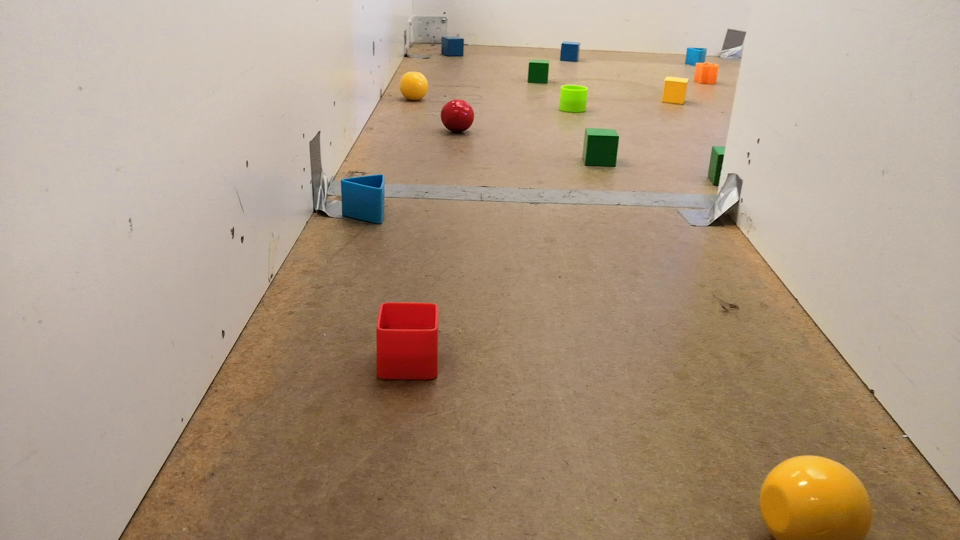
#> input picture DL_training/KERAS_model/1001.jpg, 1920 x 1080 px, given in place of the camera (shown at 1/2 size)
$ python set_live_hsv_params.py
#> lines starting #> are read from the running program, lines starting #| are printed output that depends on the picture; after the words box and inside, x2 and y2 are one past the last pixel; in counts of white or black regions, pixels touching at a corner belong together
#import the necessary packages
import cv2
import numpy as np
#'optional' argument is required for trackbar creation parameters
def nothing():
    pass

#Capture video from the stream
cap = cv2.VideoCapture(0)
cv2.namedWindow('Colorbars') #Create a window named 'Colorbars'

#assign strings for ease of coding
hh='Hue High'
hl='Hue Low'
sh='Saturation High'
sl='Saturation Low'
vh='Value High'
vl='Value Low'
wnd = 'Colorbars'
#Begin Creating trackbars for each
cv2.createTrackbar(hl, wnd,0,179,nothing)
#> slider 'Hue Low' is set to 35
cv2.createTrackbar(hh, wnd,0,179,nothing)
#> slider 'Hue High' is set to 179
cv2.createTrackbar(sl, wnd,0,255,nothing)
#> slider 'Saturation Low' is set to 51
cv2.createTrackbar(sh, wnd,0,255,nothing)
#> slider 'Saturation High' is set to 255
cv2.createTrackbar(vl, wnd,0,255,nothing)
#> slider 'Value Low' is set to 51
cv2.createTrackbar(vh, wnd,0,255,nothing)
#> slider 'Value High' is set to 255

#begin our 'infinite' while loop
while(1):
    #read the streamed frames (we previously named this cap)
    _,frame=cap.read()
#> frame is the input picture: shape (1080, 1920, 3); mean B, G, R 130.6, 151.8, 172.2
    #frame = cv2.imread('2200.jpg')

    #it is common to apply a blur to the frame
    frame=cv2.GaussianBlur(frame,(5,5),0)
    frame = cv2.resize(frame, (640,480))
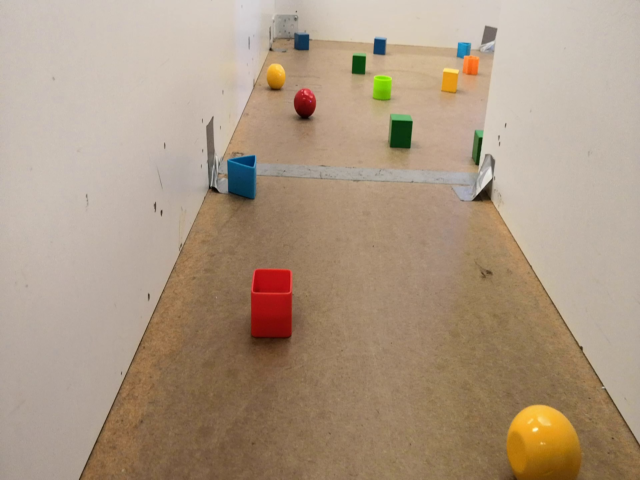
#> frame: shape (480, 640, 3); mean B, G, R 130.6, 151.8, 172.2
    #convert from a BGR stream to an HSV stream
    hsv=cv2.cvtColor(frame, cv2.COLOR_BGR2HSV)
#> hsv: shape (480, 640, 3); mean H, S, V 16.4, 68.6, 172.9

    #read trackbar positions for each trackbar
    hul=cv2.getTrackbarPos(hl, wnd)
    huh=cv2.getTrackbarPos(hh, wnd)
    sal=cv2.getTrackbarPos(sl, wnd)
    sah=cv2.getTrackbarPos(sh, wnd)
    val=cv2.getTrackbarPos(vl, wnd)
    vah=cv2.getTrackbarPos(vh, wnd)

    #make array for final values
    HSVLOW=np.array([hul,sal,val])
    HSVHIGH=np.array([huh,sah,vah])

    #create a mask for that range
    mask = cv2.inRange(hsv,HSVLOW, HSVHIGH)
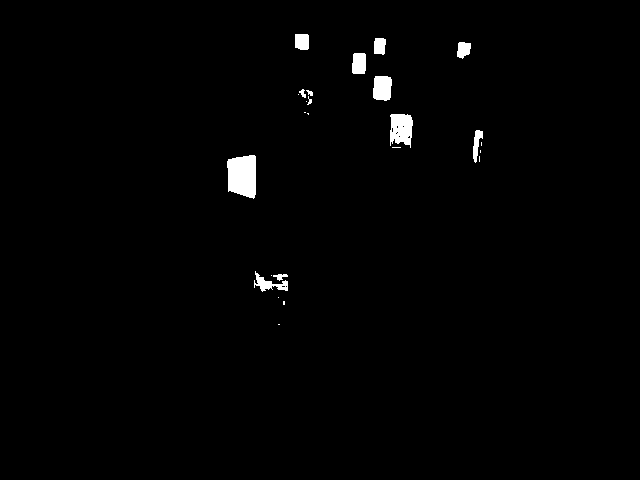
#> mask: shape (480, 640); 1.2% white; 25 white regions (12 under 20 px), largest, box (x1, y1, x2, y2) and area: (227, 155, 256, 199) 1077, (390, 114, 413, 148) 615, (373, 76, 392, 101) 419
    res = cv2.bitwise_and(frame,frame, mask =mask)

    cv2.imshow(wnd, res)
    k = cv2.waitKey(5) and 0xFF
#> (key q is pressed here)
    if k == ord('q'):
        break

cv2.destroyAllWindows()

$ run again, on DL_training/KERAS_model/1370.jpg
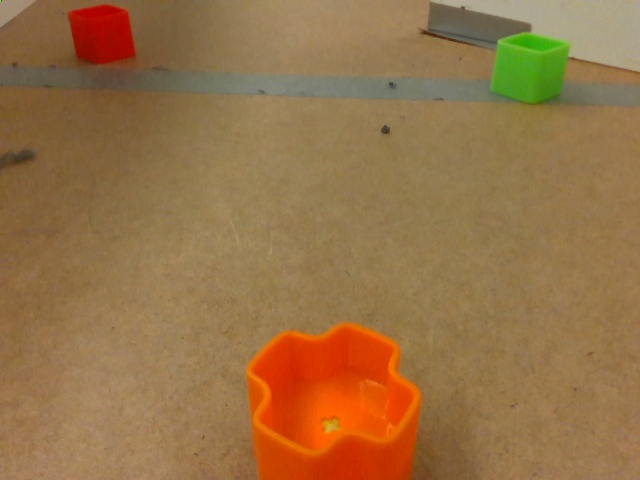
#> input picture DL_training/KERAS_model/1370.jpg, 640 x 480 px, given in place of the camera
#> frame is the input picture: shape (480, 640, 3); mean B, G, R 71.3, 114, 150.2
#> hsv: shape (480, 640, 3); mean H, S, V 17.8, 130.6, 151.4
#> `mask = cv2.inRange(hsv,HSVLOW, HSVHIGH)`:
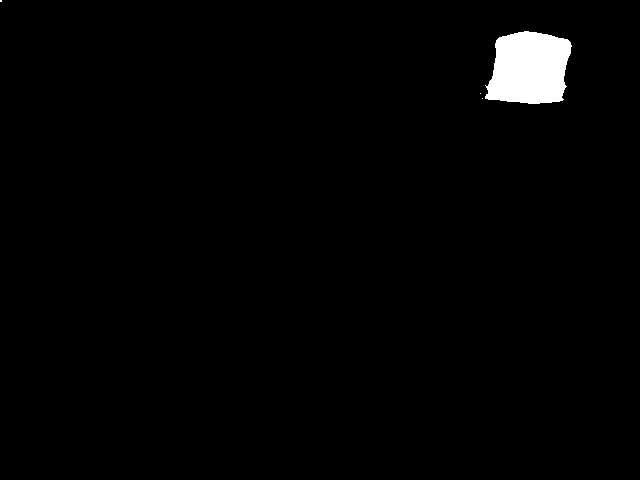
#> mask: shape (480, 640); 1.6% white; 4 white regions (3 under 20 px), largest, box (x1, y1, x2, y2) and area: (485, 31, 572, 104) 5021

$ run again, on DL_training/KERAS_model/2200.jpg
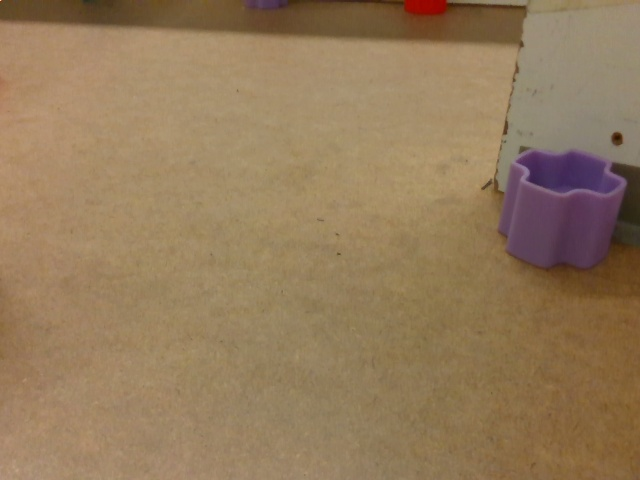
#> input picture DL_training/KERAS_model/2200.jpg, 640 x 480 px, given in place of the camera
#> frame is the input picture: shape (480, 640, 3); mean B, G, R 91, 123.1, 148.4
#> hsv: shape (480, 640, 3); mean H, S, V 23.1, 102.3, 148.5
#> `mask = cv2.inRange(hsv,HSVLOW, HSVHIGH)`:
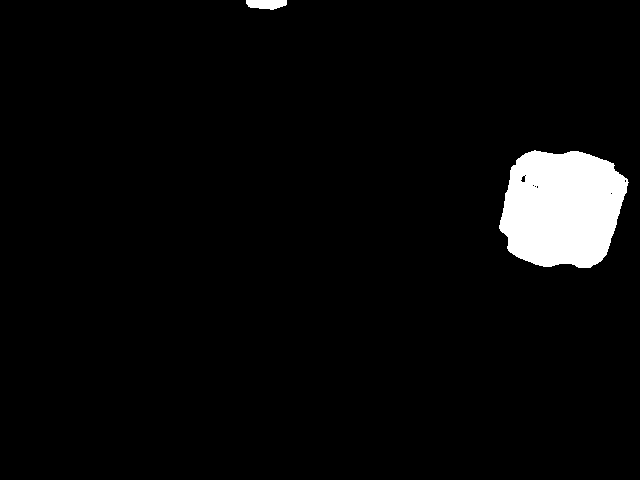
#> mask: shape (480, 640); 4% white; 2 white regions, box (x1, y1, x2, y2) and area: (499, 150, 629, 268) 11965, (246, 0, 287, 10) 329
#> `res = cv2.bitwise_and(frame,frame, mask =mask)`:
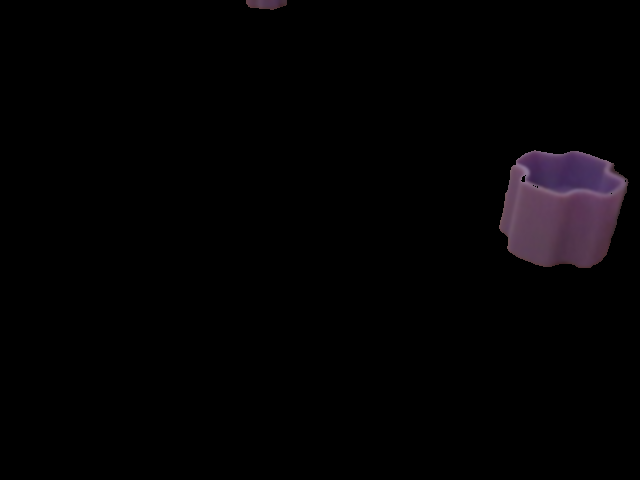
#> res: shape (480, 640, 3); mean B, G, R 3.6, 2.5, 3.6

$ run again, on DL_training/KERAS_model/frame_001390.jpg
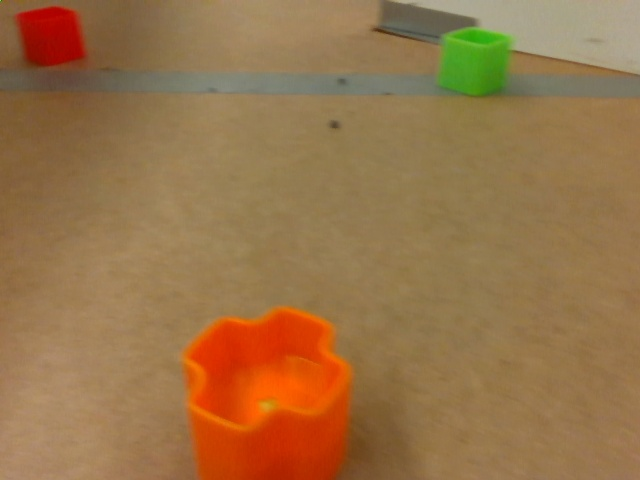
#> input picture DL_training/KERAS_model/frame_001390.jpg, 640 x 480 px, given in place of the camera
#> frame is the input picture: shape (480, 640, 3); mean B, G, R 72.9, 115.2, 152.1
#> hsv: shape (480, 640, 3); mean H, S, V 17.7, 129.7, 153.2
#> `mask = cv2.inRange(hsv,HSVLOW, HSVHIGH)`:
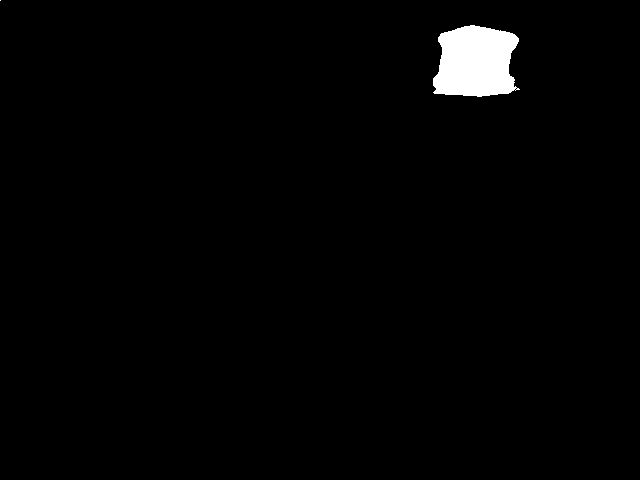
#> mask: shape (480, 640); 1.6% white; 2 white regions (1 under 20 px), largest, box (x1, y1, x2, y2) and area: (433, 25, 520, 97) 4960
